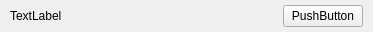
<?xml version="1.0" encoding="UTF-8"?>
<ui version="4.0">
 <class>VPushButton</class>
 <widget class="QWidget" name="VPushButton">
  <property name="geometry">
   <rect>
    <x>0</x>
    <y>0</y>
    <width>373</width>
    <height>32</height>
   </rect>
  </property>
  <property name="sizePolicy">
   <sizepolicy hsizetype="Minimum" vsizetype="Minimum">
    <horstretch>0</horstretch>
    <verstretch>0</verstretch>
   </sizepolicy>
  </property>
  <property name="windowTitle">
   <string>Form</string>
  </property>
  <layout class="QHBoxLayout" name="horizontalLayout" stretch="0,0,0">
   <property name="spacing">
    <number>-1</number>
   </property>
   <property name="leftMargin">
    <number>10</number>
   </property>
   <property name="topMargin">
    <number>0</number>
   </property>
   <property name="rightMargin">
    <number>10</number>
   </property>
   <property name="bottomMargin">
    <number>0</number>
   </property>
   <item>
    <widget class="QLabel" name="_myLabel">
     <property name="sizePolicy">
      <sizepolicy hsizetype="Minimum" vsizetype="Minimum">
       <horstretch>0</horstretch>
       <verstretch>0</verstretch>
      </sizepolicy>
     </property>
     <property name="text">
      <string>TextLabel</string>
     </property>
    </widget>
   </item>
   <item>
    <spacer name="horizontalSpacer">
     <property name="orientation">
      <enum>Qt::Horizontal</enum>
     </property>
     <property name="sizeHint" stdset="0">
      <size>
       <width>40</width>
       <height>20</height>
      </size>
     </property>
    </spacer>
   </item>
   <item>
    <widget class="QPushButton" name="_myButton">
     <property name="text">
      <string>PushButton</string>
     </property>
    </widget>
   </item>
  </layout>
 </widget>
 <resources/>
 <connections/>
 <slots>
  <signal>valueChanged(double)</signal>
 </slots>
</ui>
